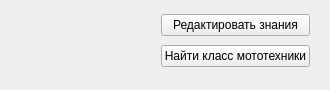
<?xml version="1.0" encoding="UTF-8"?>
<ui version="4.0">
 <class>MainWindow</class>
 <widget class="QMainWindow" name="MainWindow">
  <property name="geometry">
   <rect>
    <x>0</x>
    <y>0</y>
    <width>330</width>
    <height>90</height>
   </rect>
  </property>
  <property name="minimumSize">
   <size>
    <width>330</width>
    <height>90</height>
   </size>
  </property>
  <property name="maximumSize">
   <size>
    <width>330</width>
    <height>90</height>
   </size>
  </property>
  <property name="windowTitle">
   <string>Классификация мототехники</string>
  </property>
  <property name="styleSheet">
   <string notr="true"/>
  </property>
  <widget class="QWidget" name="centralWidget">
   <widget class="QLabel" name="label">
    <property name="geometry">
     <rect>
      <x>10</x>
      <y>-20</y>
      <width>128</width>
      <height>128</height>
     </rect>
    </property>
    <property name="text">
     <string/>
    </property>
    <property name="pixmap">
     <pixmap resource="../recourses.qrc">:/img/moto.png</pixmap>
    </property>
   </widget>
   <widget class="QWidget" name="">
    <property name="geometry">
     <rect>
      <x>150</x>
      <y>0</y>
      <width>171</width>
      <height>81</height>
     </rect>
    </property>
    <layout class="QVBoxLayout" name="verticalLayout">
     <item>
      <widget class="QPushButton" name="pushButton">
       <property name="enabled">
        <bool>true</bool>
       </property>
       <property name="minimumSize">
        <size>
         <width>0</width>
         <height>0</height>
        </size>
       </property>
       <property name="whatsThis">
        <string>&lt;html&gt;&lt;head/&gt;&lt;body&gt;&lt;p&gt;&lt;br/&gt;&lt;/p&gt;&lt;/body&gt;&lt;/html&gt;</string>
       </property>
       <property name="text">
        <string>Редактировать знания</string>
       </property>
      </widget>
     </item>
     <item>
      <widget class="QPushButton" name="pushButton_2">
       <property name="minimumSize">
        <size>
         <width>0</width>
         <height>0</height>
        </size>
       </property>
       <property name="text">
        <string>Найти класс мототехники</string>
       </property>
      </widget>
     </item>
    </layout>
   </widget>
  </widget>
 </widget>
 <layoutdefault spacing="6" margin="11"/>
 <tabstops>
  <tabstop>pushButton_2</tabstop>
 </tabstops>
 <resources>
  <include location="../recourses.qrc"/>
 </resources>
 <connections/>
</ui>
